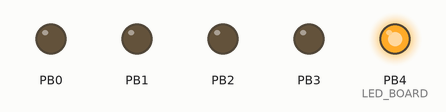
The program below on a simulated ATtiny13, built with avr-gcc and emulated at 1.2 MHz. Shown: output pins drawn as LEDs (lit = HIGH).

Above: at 0.2 s.
At 1.2 s:
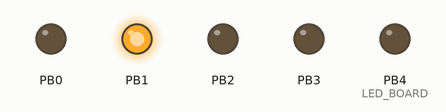
At 1.7 s:
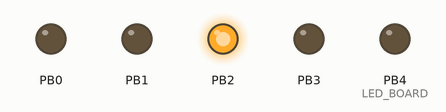
At 3.2 s:
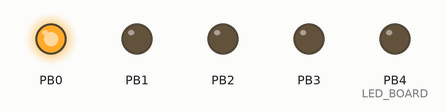
At 4.7 s:
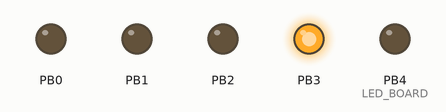
Timing chart, 0 to 5.8 s (numbered marks = the images above):
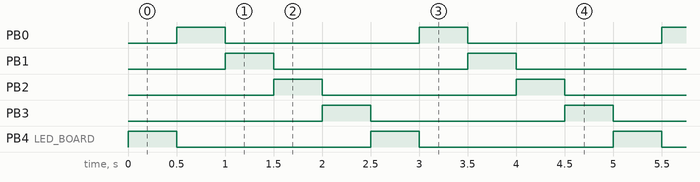

The program:

main.c
```c
/*
 * Attiny13A_Blinky_4_LEDS.c
 *
 * Created: 09.07.2026 18:42:30
 * Author : alexa
 */

#define F_CPU 1200000UL  ///< 9,6 Mhz internal CLK, DIV 8, not changed


#include <avr/io.h>
#include <util/delay.h>
#include "main.h"
#include "gpio_functions.h"


#define LED_BOARD PORTB4
#define LED_DELAY_ms 500	///< time a LED lights before switched to the next

void init(void);

int main(void)
{
    init();
    while (1)
    {
		set_PortPin(LED_BOARD);
		clear_PortPin(PORTB3);
		_delay_ms(LED_DELAY_ms);

		set_PortPin(PORTB0);
		clear_PortPin(LED_BOARD);
		_delay_ms(LED_DELAY_ms);

		set_PortPin(PORTB1);
		clear_PortPin(PORTB0);
		_delay_ms(LED_DELAY_ms);

		set_PortPin(PORTB2);
		clear_PortPin(PORTB1);
		_delay_ms(LED_DELAY_ms);

		set_PortPin(PORTB3);
		clear_PortPin(PORTB2);
		_delay_ms(LED_DELAY_ms);
    }
}

void init(void)
{
	DDRB = 0x0;		///< all pins as Input
	DDRB |= (1 << LED_BOARD) | (1 << PORTB0) | (1 << PORTB1) | (1 << PORTB2) | (1 << PORTB3);	///< set the 4 led ports + onboard led  as output
	PORTB = 0x0;	///< set all pins low
}
```

main.h
```c
/*
 * main.h
 *
 * Created: 01.08.2026 18:12:55
 *  Author: alexa
 */


#ifndef MAIN_H_
#define MAIN_H_

#define uint8 uint8_t
#define uint16 uint16_t
#define uint32 uint32_t


#endif /* MAIN_H_ */
```

gpio_functions.h
```c
/*
 * GPIO_Functions.h
 *
 * Created: 01.08.2026 18:04:06
 *  Author: alexa
 */


#ifndef GPIO_FUNCTIONS_H_
#define GPIO_FUNCTIONS_H_

#include "main.h"

static inline void set_PortPin(uint8 portpin) {
	PORTB |= (1 << portpin);
}

static inline void clear_PortPin(uint8 portpin) {
	PORTB &= ~(1 << portpin);
}

static inline void toggle_PortPin(uint8 portpin) {
	PORTB ^= (1 << portpin);
}


#endif /* GPIO_FUNCTIONS_H_ */
```

Measured:
- by itself, PB0–3, PB4 (LED_BOARD): alternates HIGH for 0.50 s and LOW for 2.0 s
- by itself, everything shown: repeats every 2.5 s, in 5 steps
